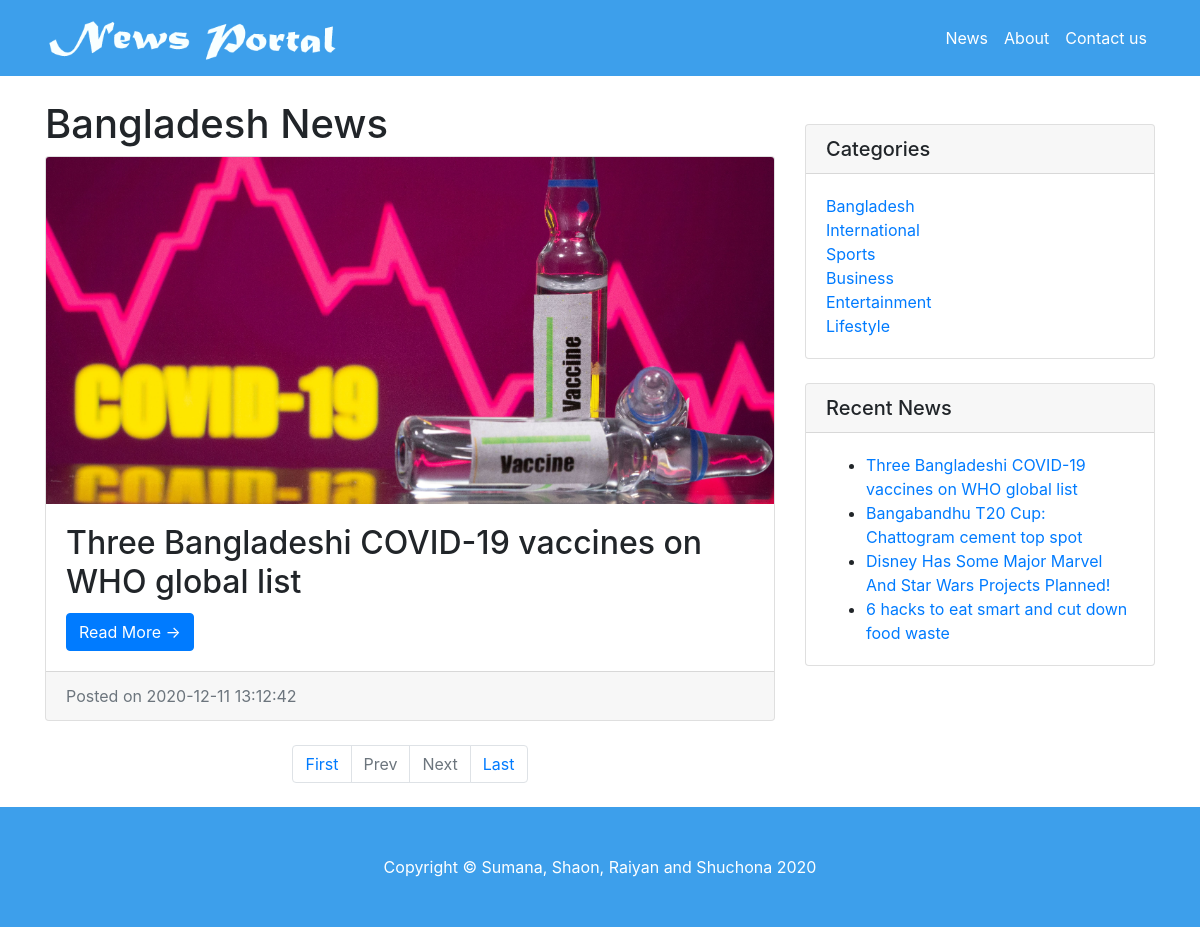
Before: /category.php?catid=2 with the older database file.
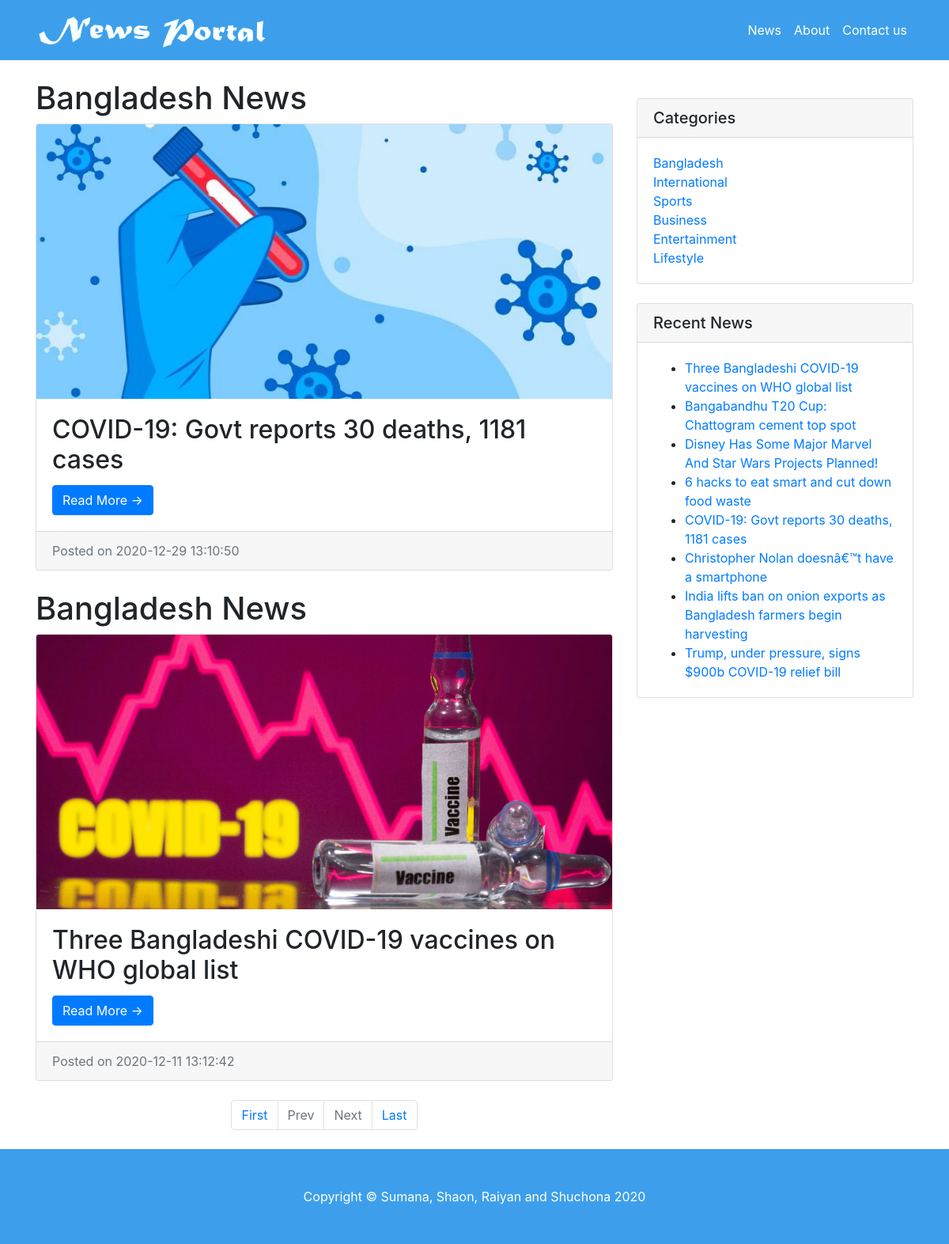
After: the same page with the newer database file.
### tables this page shows
CREATE TABLE `tblposts` (
  `id` int(11) NOT NULL,
  `PostTitle` longtext,
  `CategoryId` int(11) DEFAULT NULL,
  `SubCategoryId` int(11) DEFAULT NULL,
  `PostDetails` longtext,
  `PostingDate` timestamp NULL DEFAULT CURRENT_TIMESTAMP,
  `UpdationDate` timestamp NULL DEFAULT NULL ON UPDATE CURRENT_TIMESTAMP,
  `Is_Active` int(1) DEFAULT NULL,
  `PostUrl` mediumtext,
  `PostImage` varchar(255) DEFAULT NULL
);

CREATE TABLE `tblcategory` (
  `id` int(11) NOT NULL,
  `CategoryName` varchar(200) DEFAULT NULL,
  `Description` mediumtext,
  `PostingDate` timestamp NULL DEFAULT CURRENT_TIMESTAMP,
  `UpdationDate` timestamp NULL DEFAULT '0000-00-00 00:00:00' ON UPDATE CURRENT_TIMESTAMP,
  `Is_Active` int(1) DEFAULT NULL
);

### category.php (the view, shortened to what this page needs)
<?php
include('includes/config.php');
    ?>
<!DOCTYPE html>
<html lang="en">
  <head>
    <link href="vendor/bootstrap/css/bootstrap.min.css" rel="stylesheet">
    <link href="css/modern-business.css" rel="stylesheet">
  </head>
  <body>
   <?php include('includes/header.php');?>
    <div class="container">
      <div class="row" style="margin-top: 4%">
        <div class="col-md-8">
<?php
     if (isset($_GET['pageno'])) {
            $pageno = $_GET['pageno'];
        } else {
            $pageno = 1;
        }
        $no_of_records_per_page = 8;
        $offset = ($pageno-1) * $no_of_records_per_page;
        $total_pages_sql = "SELECT COUNT(*) FROM tblposts";
        $result = mysqli_query($con,$total_pages_sql);
        $total_rows = mysqli_fetch_array($result)[0];
        $total_pages = ceil($total_rows / $no_of_records_per_page);
$query=mysqli_query($con,"select tblposts.id as pid,tblposts.PostTitle as posttitle,tblposts.PostImage,tblcategory.CategoryName as category,tblsubcategory.Subcategory as subcategory,tblposts.PostDetails as postdetails,tblposts.PostingDate as postingdate,tblposts.PostUrl as url from tblposts left join tblcategory on tblcategory.id=tblposts.CategoryId left join  tblsubcategory on  tblsubcategory.SubCategoryId=tblposts.SubCategoryId where tblposts.CategoryId='".$_SESSION['catid']."' and tblposts.Is_Active=1 order by tblposts.id desc LIMIT $offset, $no_of_records_per_page");
$rowcount=mysqli_num_rows($query);
if($rowcount==0)
{
echo "No record found";
}
else {
while ($row=mysqli_fetch_array($query)) {
?>
<h1><?php echo htmlentities($row['category']);?> News</h1>
          <div class="card mb-4">
       <img class="card-img-top" src="admin/postimages/<?php echo htmlentities($row['PostImage']);?>" alt="<?php echo htmlentities($row['posttitle']);?>">
            <div class="card-body">
              <h2 class="card-title"><?php echo htmlentities($row['posttitle']);?></h2>
              <a href="news-details.php?nid=<?php echo htmlentities($row['pid'])?>" class="btn btn-primary">Read More &rarr;</a>
            </div>
            <div class="card-footer text-muted">
              Posted on <?php echo htmlentities($row['postingdate']);?>
            </div>
          </div>
<?php } ?>
    <ul class="pagination justify-content-center mb-4">
        <li class="page-item"><a href="?pageno=1"  class="page-link">First</a></li>
        <li class="<?php if($pageno <= 1){ echo 'disabled'; } ?> page-item">
            <a href="<?php if($pageno <= 1){ echo '#'; } else { echo "?pageno=".($pageno - 1); } ?>" class="page-link">Prev</a>
        </li>
        <li class="<?php if($pageno >= $total_pages){ echo 'disabled'; } ?> page-item">
            <a href="<?php if($pageno >= $total_pages){ echo '#'; } else { echo "?pageno=".($pageno + 1); } ?> " class="page-link">Next</a>
        </li>
        <li class="page-item"><a href="?pageno=<?php echo $total_pages; ?>" class="page-link">Last</a></li>
    </ul>
<?php } ?>
        </div>
      <?php include('includes/sidebar.php');?>
      </div>
    </div>
      <?php include('includes/footer.php');?>
</head>
  </body>
</html>

### includes/header.php (shortened to what this page needs)
<nav class="navbar fixed-top navbar-expand-lg navbar-dark bg-dark fixed-top">
     <div class="container">
       <a class="navbar-brand" href="index.php"><img src="images/logo.png" height="50"></a>
       <div class="collapse navbar-collapse" id="navbarResponsive">
         <ul class="navbar-nav ml-auto">
           <li class="nav-item">
              <a class="nav-link" href="index.php">News</a>
           </li>
                <li class="nav-item">
		  <a class="nav-link" href="about-us.php">About</a>
           </li>
            <li class="nav-item">
             <a class="nav-link" href="contact-us.php">Contact us</a>
           </li>
         </ul>
       </div>
     </div>
   </nav>

### includes/sidebar.php
  <div class="col-md-4">
          <div class="card my-4">
            <h5 class="card-header">Categories</h5>
            <div class="card-body">
              <div class="row">
                <div class="col-lg-6">
                  <ul class="list-unstyled mb-0">
<?php $query=mysqli_query($con,"select id,CategoryName from tblcategory");
while($row=mysqli_fetch_array($query))
{
?>
                    <li>
                      <a href="category.php?catid=<?php echo htmlentities($row['id'])?>"><?php echo htmlentities($row['CategoryName']);?></a>
                    </li>
<?php } ?>
                  </ul>
                </div>
              </div>
            </div>
          </div>
          <div class="card my-4">
            <h5 class="card-header">Recent News</h5>
            <div class="card-body">
                      <ul class="mb-0">
<?php
$query=mysqli_query($con,"select tblposts.id as pid,tblposts.PostTitle as posttitle from tblposts left join tblcategory on tblcategory.id=tblposts.CategoryId left join  tblsubcategory on  tblsubcategory.SubCategoryId=tblposts.SubCategoryId limit 8");
while ($row=mysqli_fetch_array($query)) {
?>
  <li>
                      <a href="news-details.php?nid=<?php echo htmlentities($row['pid'])?>"><?php echo htmlentities($row['posttitle']);?></a>
                    </li>
            <?php } ?>
          </ul>
            </div>
          </div>
        </div>

### includes/footer.php
<footer class="py-5 bg-dark">
  <div class="container">
    <p class="m-0 text-center text-white">Copyright &copy; Sumana, Shaon, Raiyan and Shuchona 2020</p>
  </div>
</footer>

### css/modern-business.css (style rules this page uses)
body { padding-top: 54px; }
@media (min-width: 992px) { body { padding-top: 56px; } }

Changed rows visible on the page:
added tblposts: CategoryId.CategoryName "Bangladesh", PostImage (picture), PostTitle "COVID-19: Govt reports 30 deaths, 1181 cases", PostingDate "2020-12-29 13:10:50"
added tblposts: PostTitle "Christopher Nolan doesnâ€™t have a smartphone", shown under "Recent News"
added tblposts: PostTitle "India lifts ban on onion exports as Bangladesh farmers begin harvesting", shown under "Recent News"
added tblposts: PostTitle "Trump, under pressure, signs $900b COVID-19 relief bill", shown under "Recent News"
